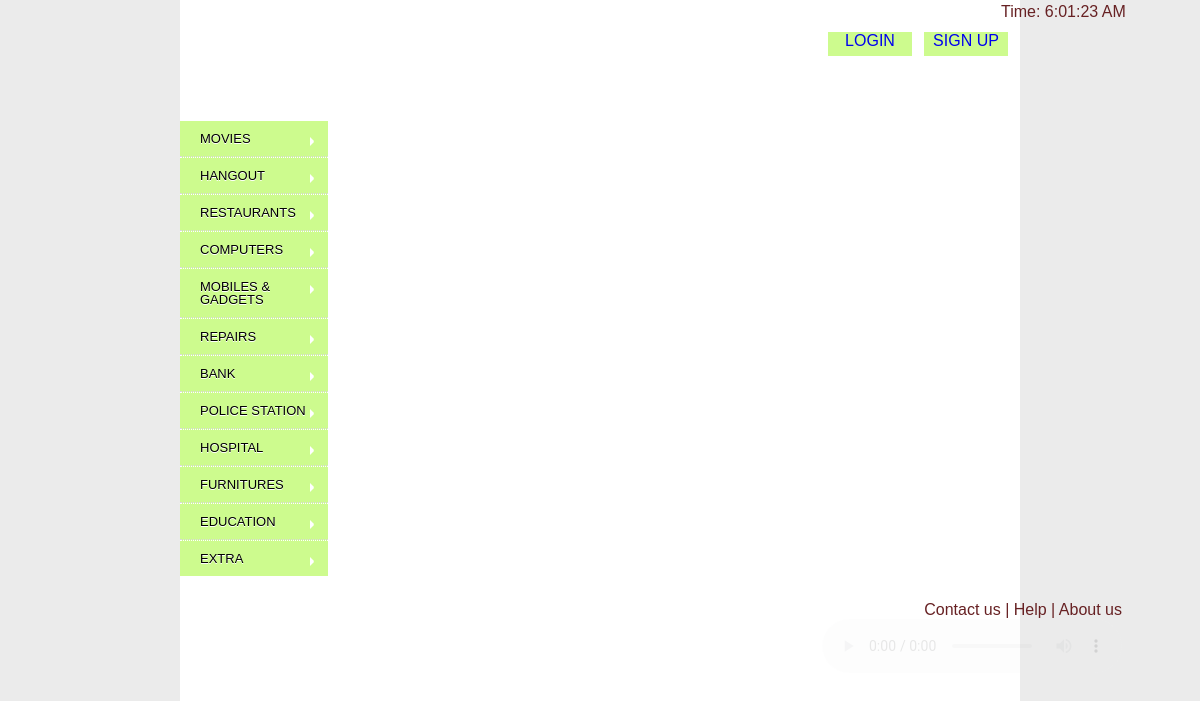
Screenshot of /justclick/php/nexthome.php with the database file from the repository.
### tables this page shows
CREATE TABLE `category` (
  `categoryNAME` varchar(30) NOT NULL,
  `parentCategoryID` int(11) NOT NULL,
  `Detail` varchar(20) NOT NULL,
  `CategoryID` int(11) NOT NULL,
  PRIMARY KEY (`CategoryID`)
);

### www/justclick/php/nexthome.php (the view, shortened to what this page needs)
<html>
<head>
<link rel="stylesheet" type="text/css" href="../css/justclick.css">
<link href="../css/styles.css" rel="stylesheet" type="text/css">
</head>
<body id="body">
<div id="mndiv">
<div id='cat'>
<div id="cssmenu" >
<ul>
<?php
$row=mysql_query("select categoryNAME,categoryID from category where parentcategoryID=1");
while($row1=mysql_fetch_array($row))
{
		echo"<li  class='has-sub' ><a href='element2.php?cat3=$row1[0]' target='iframe_a' ><span>$row1[0]</span></a>";
		echo"</li>";
}
?>
</ul>
</div>
</div>
<div id="iframe" style="position: absolute; width: 57%; height: 477px; top: 123px; left: 27%;">
<iframe src="next.php" width="100%" height="100%" name="iframe_a" id="iframe2" frameborder="0">
</iframe>
</div>
<a href="#" ><div id="login" onClick="formSubmit();">LOGIN </div></a>
<a href="../html/signup.html"><div id="signup">SIGN UP </div></a>
<div id="contactus" >Contact us  |  Help  |  About us<br>
<audio src="dhoom.mp3" controls style="opacity:.1" autoplay="1">
</audio>
</div>
<div style="position: absolute; left: 1001px; height: 24px; top: 3px;">Time: <span id="time" /></div>
</div>
</body>
</html>

### www/justclick/css/justclick.css (style rules this page uses)
#body { background:#EBEBEB; margin-top:0px; margin-left:15%; margin-right:15%; margin-bottom:0px; color:#672123; font-family:"Trebuchet MS", Arial, Helvetica, sans-serif; }
#mndiv { background:#FFF; width:100%; height:100%; margin-top:0px; margin-bottom:0px; }
#cat { position: absolute; left: 15%; top: 121px; height: 80%; width:9%; z-index:2; }
#login { position: absolute; background: #CDFB8E; left: 69%; top: 32px; height: 24px; width: 7%; text-align: center; z-index:1; }
#signup { position: absolute; background: #CDFB8E; left: 77%; top: 32px; width: 7%; height: 24px; text-align: center; }
#contactus { position: absolute; text-align: right; width: 586px; top: 601px; left: 536px; height: 10%; }

### www/justclick/css/styles.css (style rules this page uses)
#cssmenu > ul { list-style: none; margin: 0; padding: 0; vertical-align: baseline; line-height: 1; }
#cssmenu > ul { display: block; position: relative; width: 100%; }
#cssmenu > ul li { display: block; position: relative; margin: 0; padding: 0; width: 100%; }
#cssmenu > ul li a { display: block; position: relative; margin: 0; border-top: 1px dotted #fff; border-bottom: 1px dotted #d9d9d9; padding: 11px 20px; width: 100%; font-family: Helvetica, Arial, sans-serif; color:#000; text-decoration: none; text-transform: uppercase; text-shadow: 0 1px 0 #fff; font-size: 13px; font-weight: 300; background:#CDFB8E; }
#cssmenu > ul li:first-child>a { border-top-left-radius: 0px; border-top-right-radius: 0px; border-top: 0; }
#cssmenu > ul li:last-child>a { border-bottom-left-radius: opx; border-bottom-right-radius: 0px; border-bottom: 0; }
#cssmenu > ul .has-sub>a::after { content: ''; position: absolute; top: 16px; right: 10px; width: 0px; height: 0px; border: 4px solid transparent; border-left: 4px solid #FFF; }
#cssmenu > ul .has-sub>a::before { content: ''; position: absolute; top: 17px; right: 10px; width: 0px; height: 0px; border: 4px solid transparent; border-left: 4px solid #fff; }

### rows the page displays
category: categoryNAME "MOVIES"
category: categoryNAME "HANGOUT"
category: categoryNAME "RESTAURANTS"
category: categoryNAME "COMPUTERS"
category: categoryNAME "MOBILES & GADGETS"
category: categoryNAME "REPAIRS"
category: categoryNAME "BANK"
category: categoryNAME "POLICE STATION"
category: categoryNAME "HOSPITAL"
category: categoryNAME "FURNITURES"
category: categoryNAME "EDUCATION"
category: categoryNAME "EXTRA"
